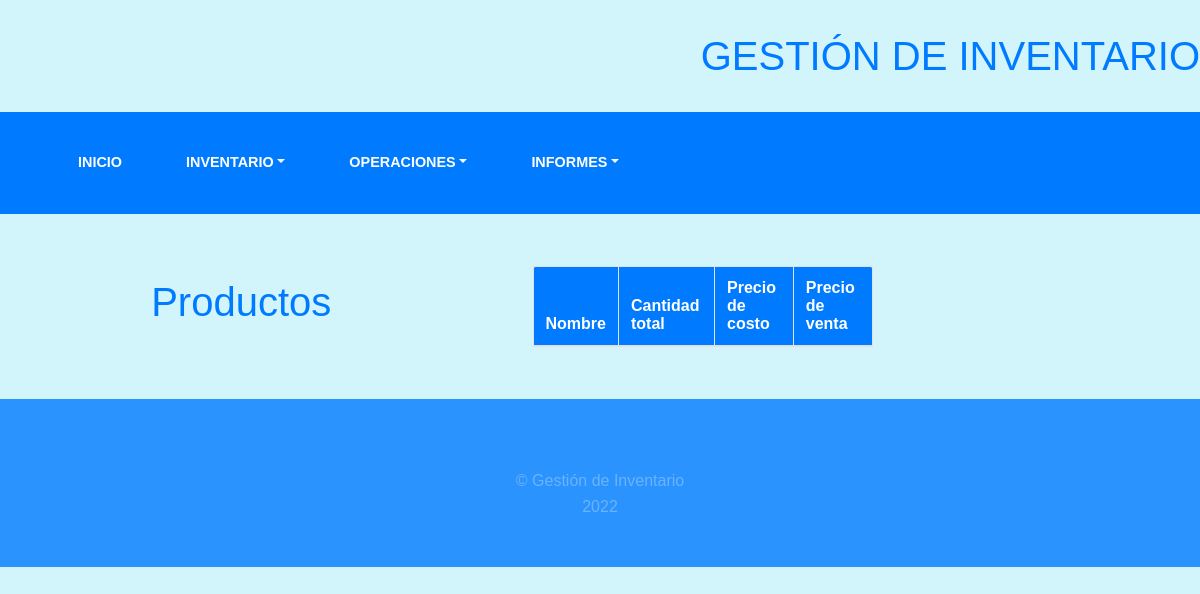
The app's page /producto/listar-producto/, older data.
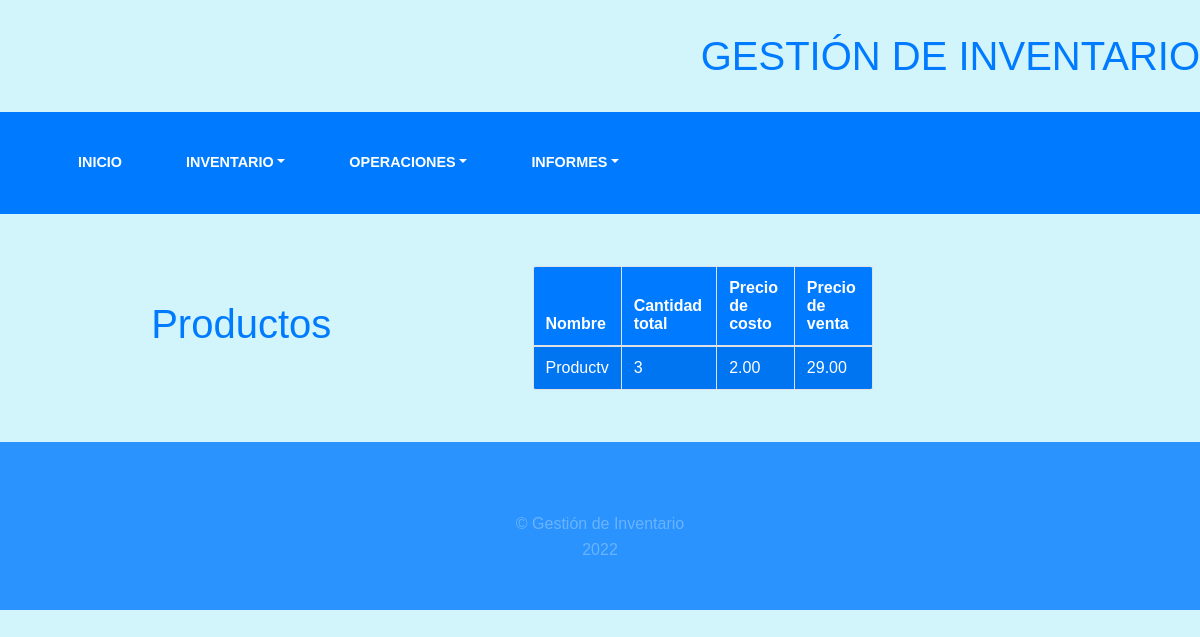
The same page, newer data.
### inventory/models.py (models this page shows, shortened)
class Producto(models.Model):
    nombre = models.CharField(max_length=20, unique=True)
    cantidad = models.IntegerField(default=0,validators=[MinValueValidator(0)])
    fecha_entrada = models.DateField()
    precio_costo = models.DecimalField(decimal_places=2, max_digits=10, default=0, validators=[MinValueValidator(0)])
    precio_venta = models.DecimalField(decimal_places=2, max_digits=10, default=0, validators=[MinValueValidator(0)])
    class Meta:
        verbose_name = "Producto"
        verbose_name_plural = "Productos"

### inventory/views.py (the view)
# urls.py: path('listar-producto/', views.ProductoListView.as_view(), name="list_product"),
class ProductoListView(ListView):
    model = Producto
    context_object_name = 'object'
    ordering = ['nombre']
    template_name = 'inventory/producto/list_product.html'

### templates/inventory/producto/list_product.html (shortened to what this page needs)
{% extends 'inventory/base.html' %}
{% block content %}
    <div class=" row ">
        <div class="col-5 d-flex align-items-center justify-content-center">
            <h1>Productos</h1>
        </div>
        <div class="letra_azul col-4 d-flex align-items-center justify-content-center">
            <div class="card-body">
                <table id="example" class="table table-striped table-bordered f_back" style="width:100%">
                    <thead>
                    <tr>
                        <th>Nombre</th>
                        <th>Cantidad total</th>
                        <th>Precio de costo</th>
                        <th>Precio de venta</th>
                    </tr>
                    </thead>
                    <tbody>
                    {% for f in object %}
                        <tr>
                            <td><a href="#">{{ f.nombre }}</a></td>
                            <td><a>{{ f.cantidad }}</a></td>
                            <td><a>{{ f.precio_costo }}</a></td>
                            <td><a>{{ f.precio_venta }}</a></td>
                        </tr>
                    {% endfor %}
                    </tbody>
                </table>
            </div>
        </div>
    </div>
{% endblock %}

Row changes from the older to the newer data that the page shows:
added Producto: nombre "Productv", cantidad "3", precio_costo "2.00", precio_venta "29.00"
